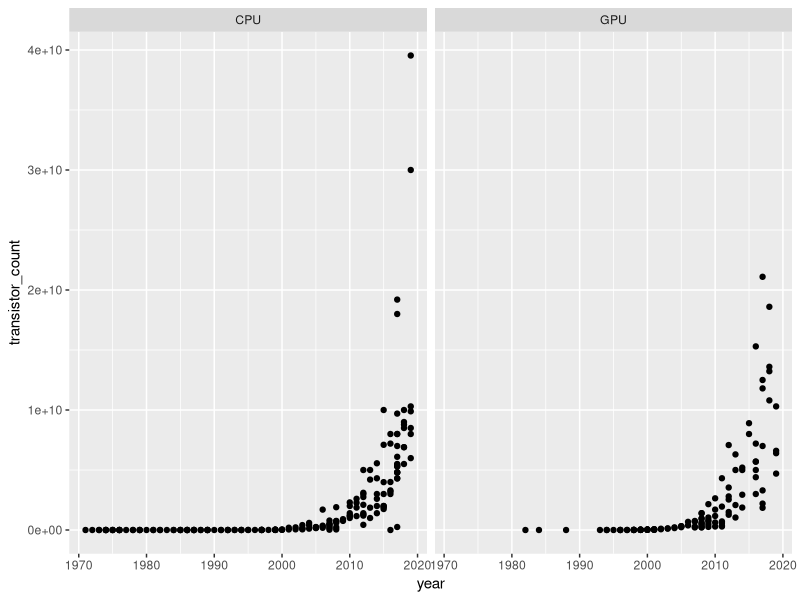
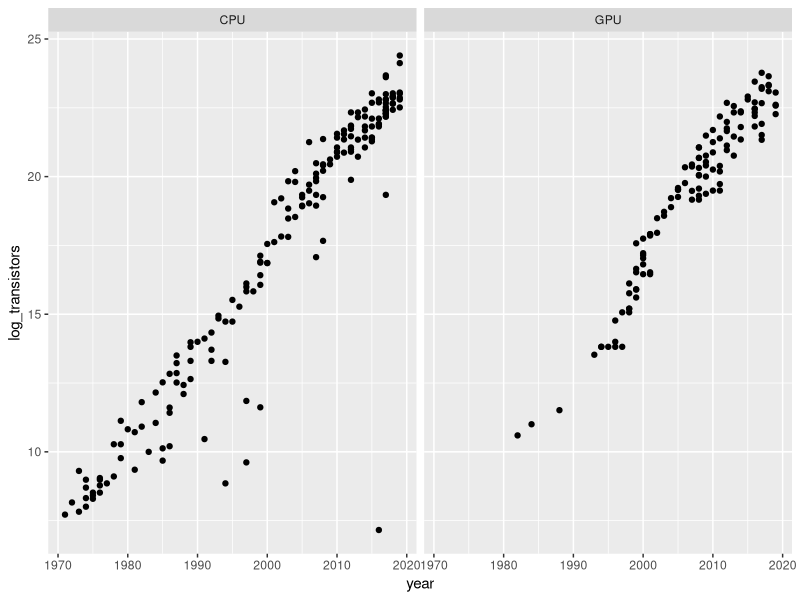
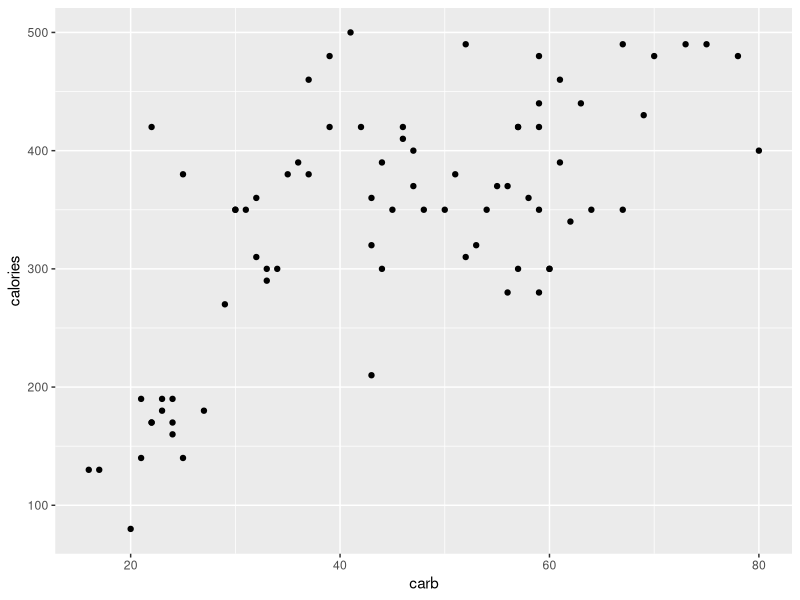

Write the R code that produced these figures, in order.
## ---- chunk 1
library(tidyverse)
library(knitr)

opts_chunk$set(warning = FALSE, message = FALSE)
## ---- chunk 2
processors <- read_csv("processors.csv")
glimpse(processors)
## ---- chunk 3
processors %>% ggplot(aes(x=year, y=transistor_count)) + geom_point() + facet_wrap(~unit_type)

## ---- chunk 4
Q1b_is_straight_line_model_appropriate <- "No"
## ---- chunk 5
# Replace NA by the correct expression in the code below
Q1c_updated_processors_tibble <- processors %>% 
  mutate(log_transistors = log(transistor_count))

processors <- Q1c_updated_processors_tibble # DO NOT CHANGE THIS LINE
## ---- chunk 6
processors %>% ggplot(aes(x=year, y=log_transistors)) + geom_point() + facet_wrap(~unit_type)
## ---- chunk 7
processors %>% group_by(unit_type) %>% summarize(r = cor(year, log_transistors))

# Your answers should be simple numbers (you can type the numbers, rounded
# to 2 decimals)
Q1f_CPU_correlation <- 0.95
Q1f_GPU_correlation <- 0.97
## ---- chunk 8
summary(lm(log_transistors ~ year, processors %>% filter(unit_type == "CPU")))$r.square
## ---- chunk 9
starbucksdata<-read_csv("starbucks.csv")
glimpse(starbucksdata)
## ---- chunk 10
starbucksdata %>% ggplot(aes(x=carb, y=calories)) + geom_point()
## ---- chunk 11
cor(starbucksdata$carb, starbucksdata$calories)
## ---- chunk 12

## ---- chunk 13

## ---- chunk 14

## ---- chunk 15

